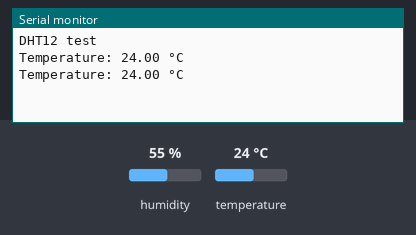
Simulated run of this sketch. Board: Arduino Uno, built with avr-gcc and run on an emulated ATmega328P. On the bench: the last lines printed to the serial monitor. The inputs (shaded band) are chosen by the test bench; at power-on: temperature 24 °C, humidity 55 %.

Above: at 4.8 s.
4.9 s: temperature set to 12 °C
At 7.4 s:
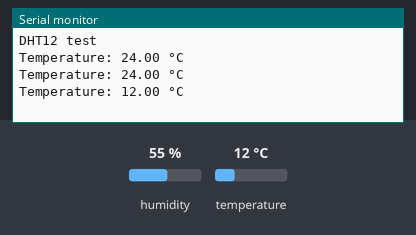
7.9 s: temperature set to 19 °C
At 9.1 s:
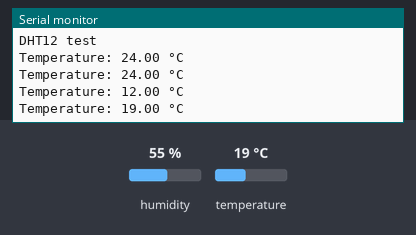
Timing chart, 0 to 10.9 s (numbered marks = the images above; inputs shaded):
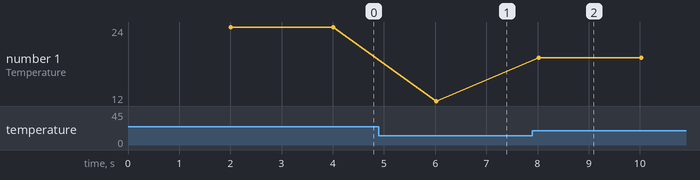

Measured:
- after the input at 4.9 s, the serial monitor: prints a new line after 1.1 s (image 1)
- after the input at 7.9 s, the serial monitor: prints a new line after 0.12 s (image 2)
- plotted number 1: 24 → 12 after the input at 4.9 s, 12 → 19 after the input at 7.9 s

The sketch:

tempsensor.ino
```cpp
#include <DHT.h>

#define DHTPIN 4     // Digital pin connected to the DHT sensor
#define DHTTYPE DHT12   // DHT 12 (AM2302)

DHT dht(DHTPIN, DHTTYPE);

void setup() {
  Serial.begin(9600);
  Serial.println("DHT12 test");

  dht.begin();
}

void loop() {
  delay(2000);

  float temperature = dht.readTemperature();
  float humidity = dht.readHumidity();

  // Check if any reads failed and exit early (to try again).
  if (isnan(temperature) || isnan(humidity)) {
    Serial.println("Failed to read from DHT sensor!");
    return;
  }

  Serial.print("Temperature: ");
  Serial.print(temperature);
  Serial.println(" °C");

  // You can also print humidity if needed:
  // Serial.print("Humidity: ");
  // Serial.print(humidity);
  // Serial.println(" %");
}
```
